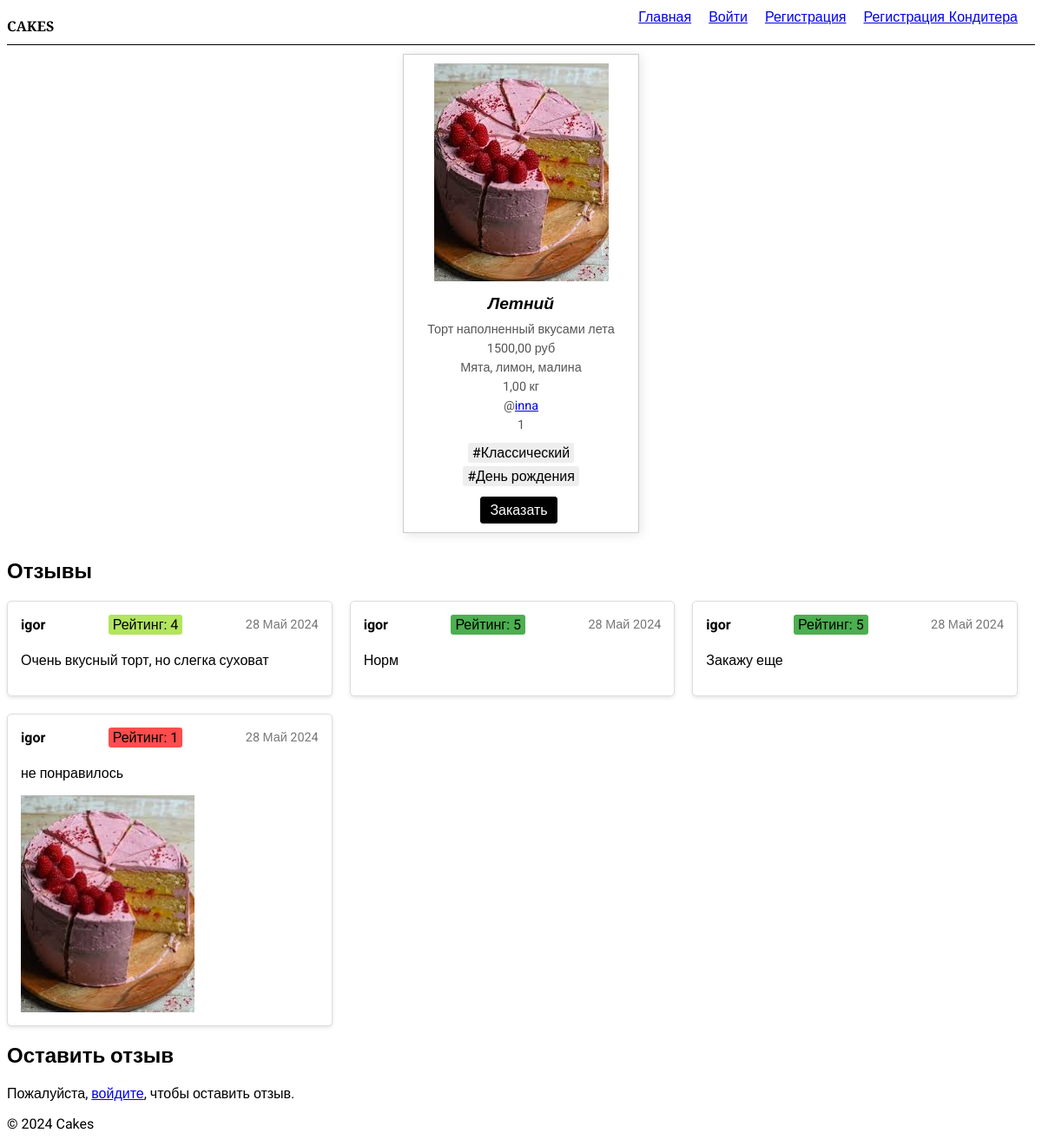
/view_cake/7/, run on an earlier commit of the app's database.
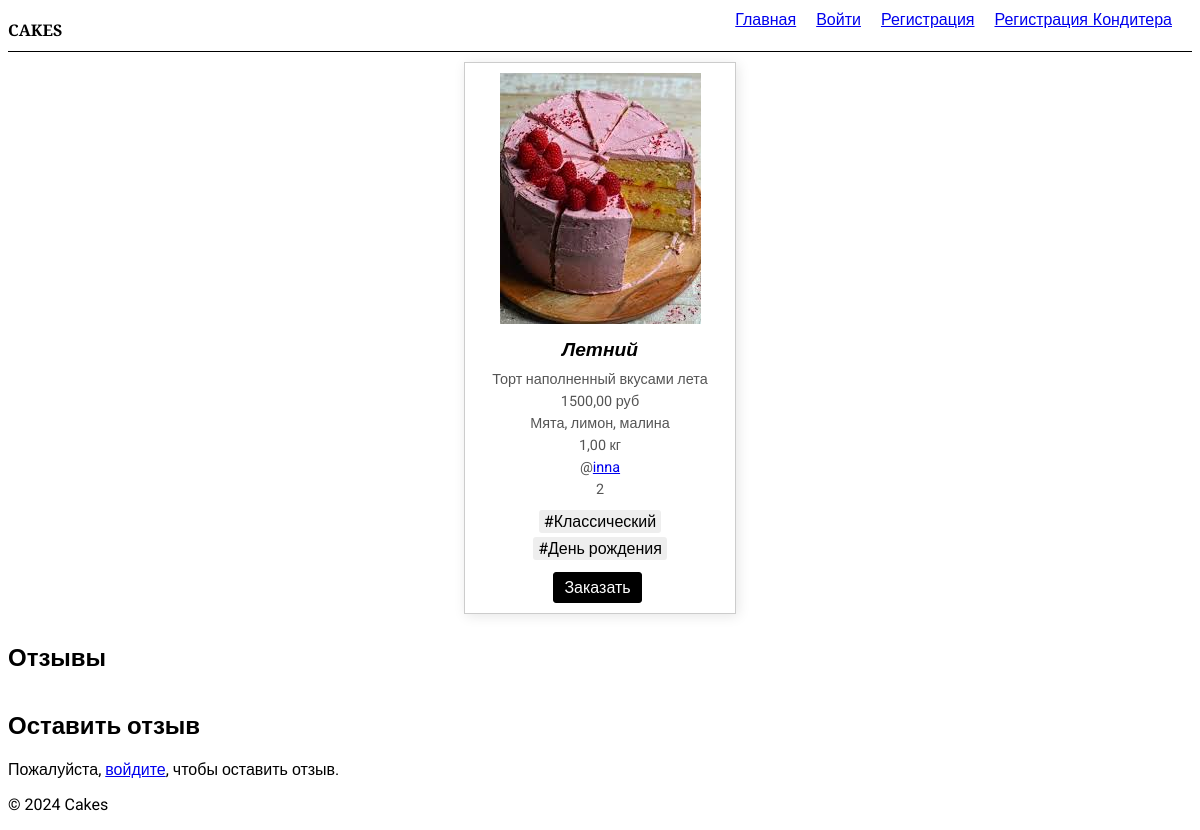
And on a later commit of the database.
### main/models.py (models this page shows, shortened)
class Cake(models.Model):
    name = models.CharField("Наименование", max_length=100)
    filling = models.CharField("Начинка", max_length=100)
    price = models.DecimalField("Цена", max_digits=10, decimal_places=2)
    weight = models.DecimalField("Вес в кг", max_digits=10, decimal_places=2)
    description = models.TextField("Описание")
    image = models.ImageField("Изображение", upload_to='static/main/media/cakes/', blank=True, null=True)
    tags = models.ManyToManyField('Tag', verbose_name="Теги", related_name="cakes")
    order_count = models.PositiveIntegerField("Количество заказов", default=0)
    chief = models.ForeignKey(Chief, verbose_name="Кондитер", related_name="cakes", on_delete=models.CASCADE, null=True)

class Tag(models.Model):
    name = models.CharField("Название тега", max_length=100)
    category = models.ForeignKey(Category, verbose_name="Категория", related_name="tags", on_delete=models.CASCADE)

class Review(models.Model):
    cake = models.ForeignKey(Cake, related_name='reviews', on_delete=models.CASCADE)
    user = models.ForeignKey(User, on_delete=models.CASCADE)
    rating = models.PositiveIntegerField("Рейтинг", choices=[(i, i) for i in range(1, 6)])
    comment = models.TextField("Комментарий")
    created_at = models.DateTimeField(auto_now_add=True)
    image = models.ImageField("Фото", upload_to='media/reviews/', blank=True, null=True)
    class Meta:
        verbose_name = "Review"
        verbose_name_plural = "Reviews"

### main/views.py (the view, shortened to what this page needs)
# urls.py: path('view_cake/<int:pk>/', ViewCakeView.as_view(), name='view_cake'),
class ViewCakeView(View):
    def get(self, request, pk):
        cake = get_object_or_404(Cake, pk=pk)
        reviews = cake.reviews.all()
        form = ReviewForm()
        return render(request, 'main/view_cake.html', {'cake': cake, 'reviews': reviews, 'form': form})

### main/context_processors.py (called while the page is built, shortened)
def is_chief_user(request):
    return {
        'is_chief_user': False
    }

### main/templates/main/view_cake.html (shortened to what this page needs)
{% extends 'main/base.html' %}
{% block content %}
<body>
<div class="cake-list">
<div class="cake-item">
        <img src="{{ cake.image.url }}" alt="{{ cake.name }}">
        <h3>{{ cake.name }}</h3>
        <p>{{ cake.description }}</p>
        <p>{{ cake.price }} руб</p>
        <p>{{ cake.filling }}</p>
        <p>{{ cake.weight }} кг</p>
        <p>@<a href="{% url 'chief_detail' cake.chief.id %}">{{ cake.chief.username }}</a></p>
        <p>{{ cake.order_count }}</p>
        <div class="tags">
            {% for tag in cake.tags.all %}
            <span class="tag">#{{ tag.name }}</span>
            {% endfor %}
        </div>
         <div class="buttons">
        {% if user.is_authenticated %}
                        <a href="{% url 'order_cake' cake.id %}">Заказать</a>
                     {% else %}
                        <a href="{% url 'please_authorised'%}">Заказать</a>
                     {% endif %}
         </div>
</div>
</div>
    <h2>Отзывы</h2>
    <div class="reviews">
        {% for review in reviews %}
        <div class="review-card">
            <div class="review-header">
                <span class="review-author">{{ review.user.username }}</span>
                <span class="review-rating review-rating-{{ review.rating }}">Рейтинг: {{ review.rating }}</span>
                <span class="review-date">{{ review.created_at|date:"d M Y" }}</span>
            </div>
            <p class="review-comment">{{ review.comment }}</p>
            {% if review.image %}
                <img src="{{ review.image.url }}" alt="Review image" class="review-image" style="width: 200px">
            {% endif %}
        </div>
        {% endfor %}
    </div>
    <h2>Оставить отзыв</h2>
    {% if user.is_authenticated %}
    <form method="post" class="review-form">
        {% csrf_token %}
        {{ form.as_p }}
        <button type="submit" class="submit-btn">Оставить отзыв</button>
    </form>
    {% else %}
    <p>Пожалуйста, <a href="{% url 'login' %}">войдите</a>, чтобы оставить отзыв.</p>
    {% endif %}
</body>
{% endblock content %}

What changed in the data, as far as the page shows it:
removed Review: user.username "igor", rating "4", created_at "28 Май 2024", comment "Очень вкусный торт, но слегка суховат"
removed Review: user.username "igor", rating "5", created_at "28 Май 2024", comment "Норм"
removed Review: user.username "igor", rating "5", created_at "28 Май 2024", comment "Закажу еще"
removed Review: user.username "igor", rating "1", created_at "28 Май 2024", comment "не понравилось", image (picture)
changed Cake "Летний": order_count "1" → "2"
